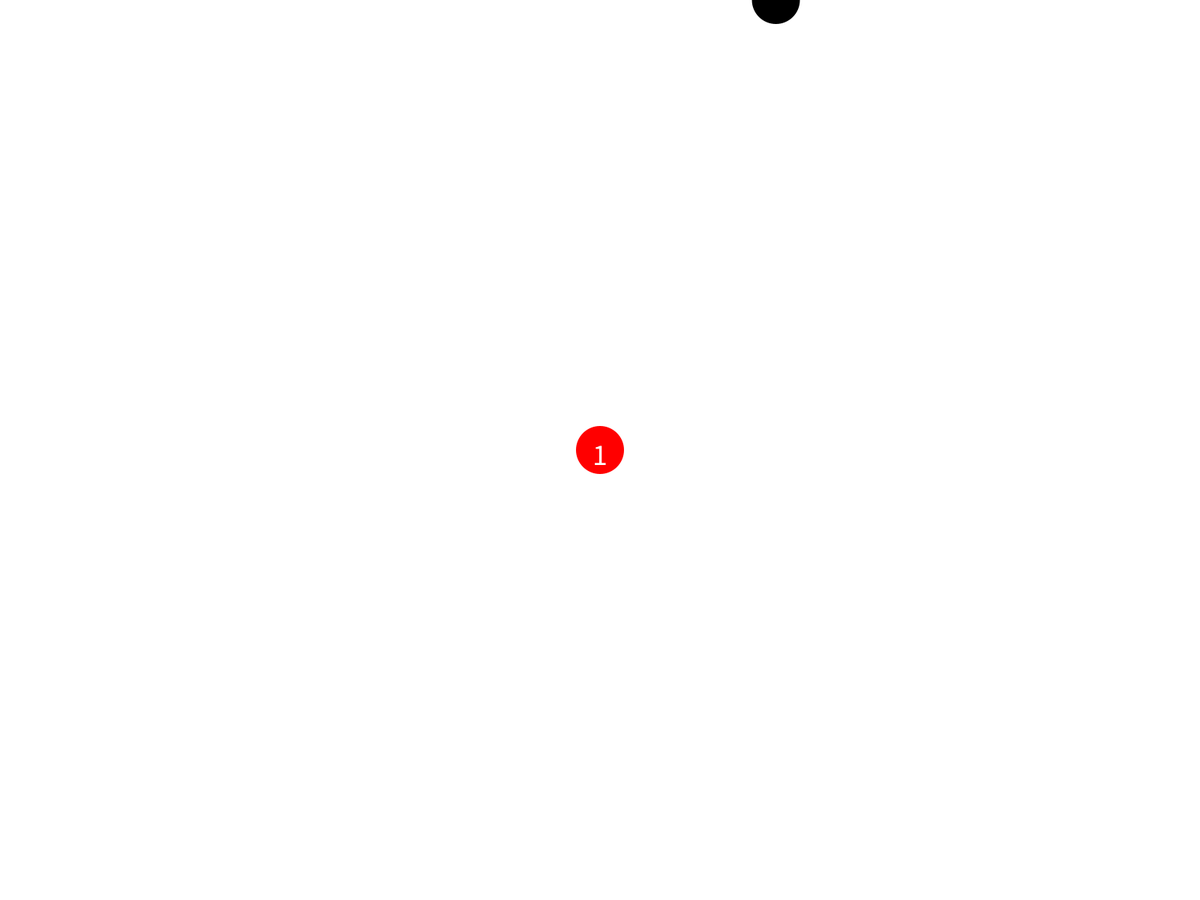
Frame 1 (no input)
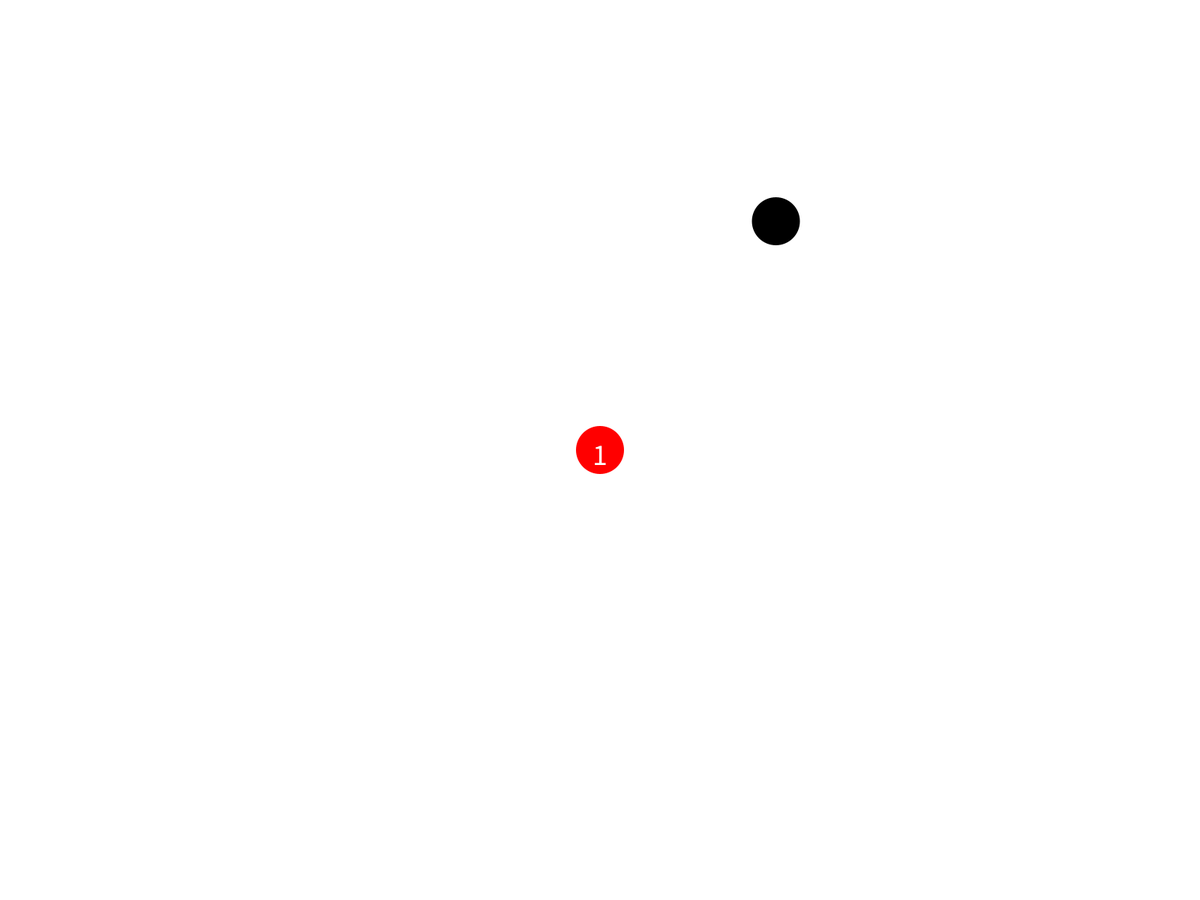
Frame 60 (the mouse pressed at the canvas centre just before this capture)
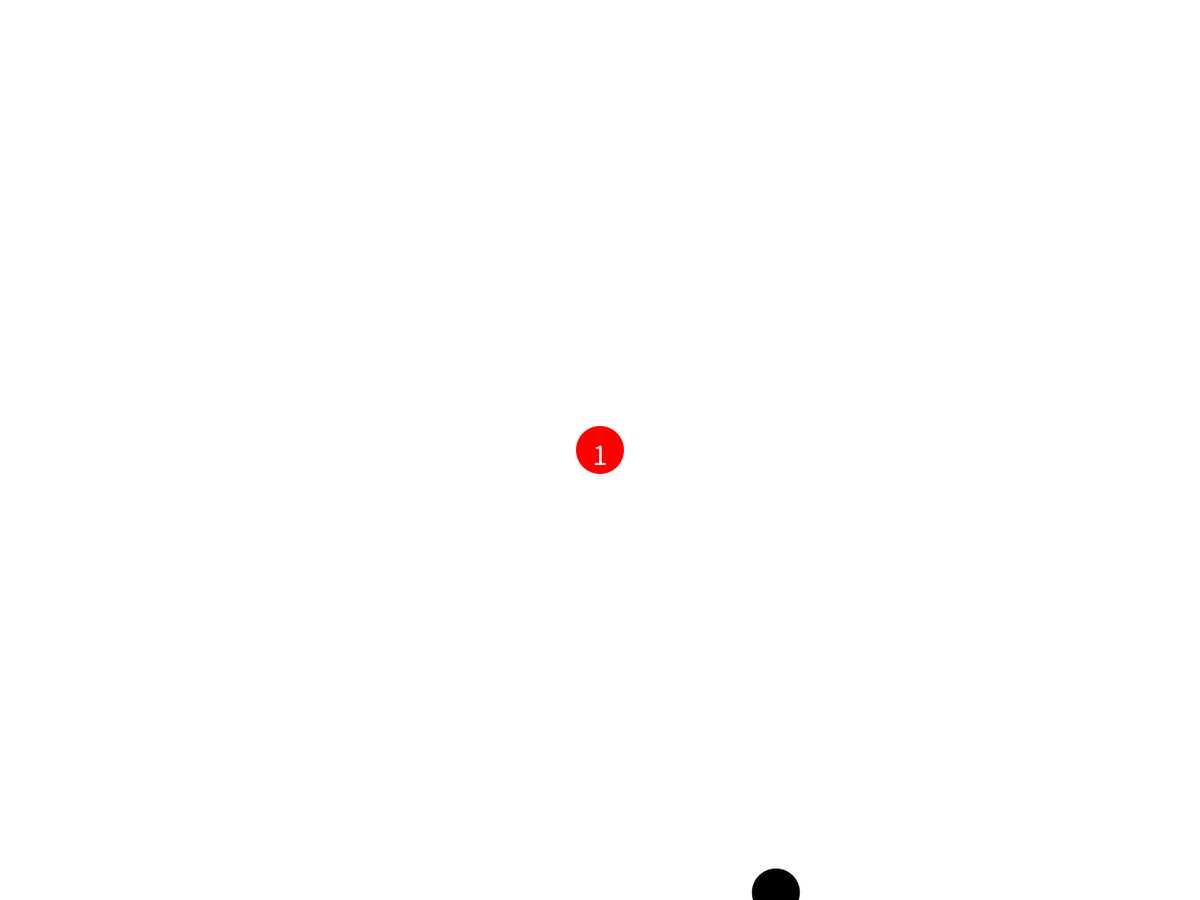
Frame 120 (the mouse held since frame 60 and released just before this capture)

The Processing sketch that drew these frames (run headless with seeded random() and noise(); from frame 60 on, the mouse is pressed at the canvas centre):

// Processing sketch: ballAvoiding
// ── ballAvoiding.pde
ArrayList<ball> balls  = new ArrayList<ball>();
player p = new player(width/2,height/2);
int inputNum = 0;
int frames = 0;
void setup() {
  fullScreen();
  p = new player(width/2,height/2);
  textSize(40);
}

void draw() {
  background(255);
  frames++;
  if(frames%720==1) balls.add(new ball(random(width),0,0,height/120.0/60));
  if(frames%720==180) balls.add(new ball(random(width),height,0,-height/120.0/60));
  if(frames%720==360) balls.add(new ball(0,random(height),height/120.0/60,0));
  if(frames%720==540) balls.add(new ball(width,random(height),-height/120.0/60,0));
  p.show();
  p.move();
  for(ball Ball : balls) {Ball.show(); Ball.move();}
  death();
}

void keyPressed() {
  inputNum = key-(int)('0');
}

void death() {
  boolean over = false;
  for(ball Ball : balls) {
    if(sqrt((Ball.x-p.x)*(Ball.x-p.x)+(Ball.y-p.y)*(Ball.y-p.y))<=p.rad*2) {
      over = true;
      break;
    }
  }
  if(over) {
    inputNum = 0;
    while(balls.size()>0) balls.remove(0);
    frames = 0;
    p.x = width/2;
    p.y= height/2;
  }
}

// ── ball.pde
class ball {
  float x, y, vx=0, vy=0, ax, ay;
  float rad = width/50;
  ball(float x, float y, float ax, float ay) {
    this.x = x;
    this.y = y;
    this.ax = ax;
    this.ay = ay;
  }
  void move() {
    vx+=ax;
    vy+=ay;
    x+=vx;
    y+=vy;
    if(x<0){ x = width-1; vx = 0; y = random(height);}
    if(x>width){ x = 1; vx = 0; y = random(height);}
    if(y<0) {y = height-1; vy = 0; x = random(width);}
    if(y>height){ y = 1; vy = 0; x = random(width);}
  }
  void show() {
    noStroke();
    fill(0);
    ellipse(x,y,rad*2,rad*2);
  }
}

// ── player.pde
class player {
  float x, y;
  float rad = width/50;
  float zoomDist = height/3;
  float diagMult = sqrt(2)/2;
  player(float x, float y) {
    this.x = x;
    this.y = y;
  }
  void move() {
    if(inputNum==1) {
      x-=zoomDist*diagMult;
      y+=zoomDist*diagMult;
    } else if(inputNum==2) {
      y+=zoomDist;
    } else if(inputNum==3) {
      x+=zoomDist*diagMult;
      y+=zoomDist*diagMult;
    } else if(inputNum==4) {
      x-=zoomDist;
    } else if(inputNum==6) {
      x+=zoomDist;
    } else if(inputNum==7) {
      x-=zoomDist*diagMult;
      y-=zoomDist*diagMult;
    } else if(inputNum==8) {
      y-=zoomDist;
    } else if(inputNum==9) {
      x+=zoomDist*diagMult;
      y-=zoomDist*diagMult;
    }
    inputNum = 0;
    if(x<0) x = 0;
    else if(x>width) x = width;
    if(y<0) y = 0;
    else if(y>height) y = height;
    
  }
  void show() {
    noStroke();
    fill(255,0,0);
    ellipse(x,y,rad*2,rad*2);
    fill(255);
    text(balls.size(),x-textWidth(balls.size()+"")/2,y+20);
  }
}
